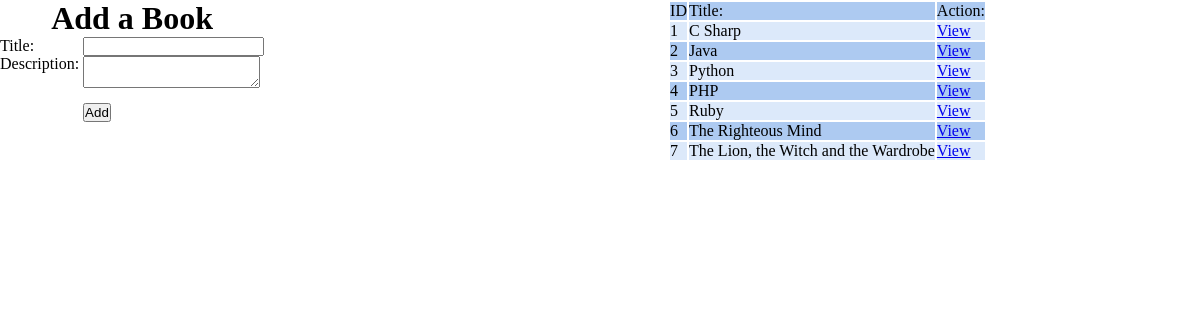
The page / on the database its author committed.
### books_authors_app/models.py (models this page shows)
class Book(models.Model):
    title = models.CharField(max_length=255)
    desc = models.TextField()
    created_at = models.DateTimeField(auto_now_add=True)
    updated_at = models.DateTimeField(auto_now=True)

### books_authors_app/views.py (the view)
# urls.py: path('', views.addBook),
def addBook(request):
    if request.method =="POST":
        Book.objects.create(
            title=request.POST['book_title_txt'],
            desc=request.POST['book_desc_txt']
        )
        return redirect("")
    context = {
        'books': Book.objects.all()
    }
    return render(request, 'add_book.html', context)

### books_authors_app/templates/add_book.html (shortened to what this page needs)
<!DOCTYPE html>
<html lang="en">
<head>
    {% load static %}
    <link rel="stylesheet" href="{% static 'css/styles.css' %}">
</head>
<body>
    <div id="wrapper">
        <div id="add_cont">
            <form action="" method="post">
                <h1>Add a Book</h1>
                <div>
                    <label>Title:</label>
                    <label>Description:</label>
                </div>
                <div>
                    <input type="text" name="book_title_txt">
                    <textarea name="book_desc_txt"></textarea>
                    <input id="add_btn" type="submit" value="Add">
                </div>
            </form>
        </div>
        <div id="list_cont">
            <table id="listtable">
                <tr>
                    <td>ID</td>
                    <td>Title:</td>
                    <td>Action:</td>
                </tr>
                    {% for book in books %}
                <tr>
                    <td>{{book.id}}</td>
                    <td>{{book.title}}</td>
                    <td><a href="books/{{book.id}}">View</a></td>
                    {% endfor %}
                </tr>
            </table>
        </div>
    </div>
</body>
</html>

### books_authors_app/static/css/styles.css (style rules this page uses)
* { margin:0px; padding:0px; }
#wrapper div { display:inline-block; vertical-align: top; }
#list_cont { margin-left:400px; }
#add_cont h1 { text-align:center; }
#add_cont div { display:inline-block; vertical-align:top; }
#add_cont div * { display:block; }
#add_btn { margin-top:15px; }
#listtable tr:nth-child(odd) { background: #adcaf1; }
#listtable tr:nth-child(even) { background: #dce9fa; }

### rows shown on the page
Book: id "1", title "C Sharp"
Book: id "2", title "Java"
Book: id "3", title "Python"
Book: id "4", title "PHP"
Book: id "5", title "Ruby"
Book: id "6", title "The Righteous Mind"
Book: id "7", title "The Lion, the Witch and the Wardrobe"
